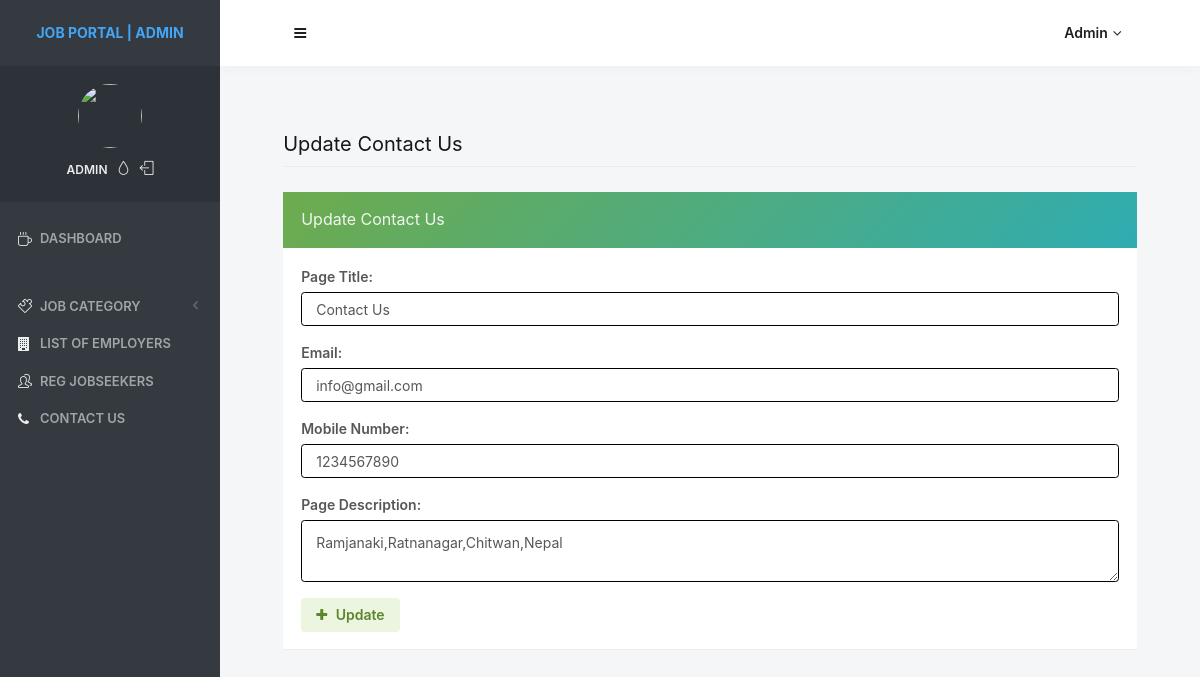
/contactus.php (signed in), run on the app's committed database.
### tables this page shows
CREATE TABLE `tblpages` (
  `ID` int(11) NOT NULL,
  `PageType` varchar(200) DEFAULT NULL,
  `PageTitle` mediumtext DEFAULT NULL,
  `PageDescription` longtext DEFAULT NULL,
  `Email` varchar(200) NOT NULL,
  `MobileNumber` bigint(10) NOT NULL,
  `UpdationDate` timestamp NULL DEFAULT NULL ON UPDATE current_timestamp()
);

### contactus.php (the view, shortened to what this page needs)
<?php
include('includes/dbconnection.php');
if (strlen($_SESSION['jpaid']==0)) {
  header('location:logout.php');
  } else{
  ?>
<!doctype html>
 <html lang="en" class="no-focus">
    <head>
<link rel="stylesheet" id="css-main" href="assets/css/codebase.min.css">
</head>
    <body>
        <div id="page-container" class="sidebar-o sidebar-inverse side-scroll page-header-fixed main-content-narrow">
             <?php include_once('includes/sidebar.php');?>
          <?php include_once('includes/header.php');?>
            <main id="main-container">
                <div class="content">
                    <h2 class="content-heading">Update Contact Us</h2>
                    <div class="row">
                        <div class="col-md-12">
                            <div class="block block-themed">
                                <div class="block-header bg-gd-emerald">
                                    <h3 class="block-title">Update Contact Us</h3>
                                </div>
                                <div class="block-content">
                                    <form method="post">
                                <?php
$sql="SELECT * from  tblpages where PageType='contactus'";
$query = $dbh -> prepare($sql);
$query->execute();
$results=$query->fetchAll(PDO::FETCH_OBJ);
$cnt=1;
if($query->rowCount() > 0)
{
foreach($results as $row)
{               ?>
                                        <div class="form-group row">
                                            <label class="col-12" for="register1-email">Page Title:</label>
                                            <div class="col-12">
                                                 <input type="text" name="pagetitle" id="pagetitle" required="true" value="<?php  echo $row->PageTitle;?>" class="form-control">
                                            </div>
                                        </div>
                                        <div class="form-group row">
                                            <label class="col-12" for="register1-email">Email:</label>
                                            <div class="col-12">
                                                 <input type="text" name="email" id="email" required="true" value="<?php  echo $row->Email;?>" class="form-control">
                                            </div>
                                        </div>
                                        <div class="form-group row">
                                            <label class="col-12" for="register1-email">Mobile Number:</label>
                                            <div class="col-12">
                                                <input type="text" name="mobnum" id="mobnum" required="true" value="<?php  echo $row->MobileNumber;?>" class="form-control" maxlength="10" pattern="[0-9]+">
                                            </div>
                                        </div>
                                        <div class="form-group row">
                                            <label class="col-12" for="register1-email">Page Description:</label>
                                            <div class="col-12">
                                                 <textarea type="text" name="pagedes" class="form-control" required='true'><?php  echo $row->PageDescription;?></textarea>
                                            </div>
                                        </div>
                                        <?php $cnt=$cnt+1;}} ?>
                                        <div class="form-group row">
                                            <div class="col-12">
                                                <button type="submit" class="btn btn-alt-success" name="submit">
                                                    <i class="fa fa-plus mr-5"></i> Update
                                                </button>
                                            </div>
                                        </div>
                                    </form>
                                </div>
                            </div>
                        </div>
                       </div>
                </div>
            </main>
        </div>
    </body>
</html>
<?php }  ?>

### includes/sidebar.php (shortened to what this page needs)
   <nav id="sidebar">
                <div id="sidebar-scroll">
                    <div class="sidebar-content">
                        <div class="content-header content-header-fullrow px-15">
                            <div class="content-header-section text-center align-parent sidebar-mini-hidden">
                                <div class="content-header-item">
                                    <a class="link-effect font-w700" href="dashboard.php">
                                     JOB PORTAL | ADMIN</span>
                                    </a>
                                </div>
                            </div>
                        </div>
                        <div class="content-side content-side-full content-side-user px-10 align-parent">
                            <div class="sidebar-mini-hidden-b text-center">
                                <a class="img-link" href="admin-profile.php">
                                    <img class="img-avatar" src="assets/img/avatars/avatar15.jpg" alt="">
                                </a>
                                <ul class="list-inline mt-10">
                                    <?php
$aid=$_SESSION['jpaid'];
$sql="SELECT AdminName from  tbladmin where ID=:aid";
$query = $dbh -> prepare($sql);
$query->bindParam(':aid',$aid,PDO::PARAM_STR);
$query->execute();
$results=$query->fetchAll(PDO::FETCH_OBJ);
$cnt=1;
if($query->rowCount() > 0)
{
foreach($results as $row)
{               ?>
                                    <li class="list-inline-item">
                                        <a class="link-effect text-dual-primary-dark font-size-xs font-w600 text-uppercase" href="admin-profile.php"><?php  echo $row->AdminName;?></a>
                                    </li><?php $cnt=$cnt+1;}} ?>
                                    <li class="list-inline-item">
                                        <a class="link-effect text-dual-primary-dark" data-toggle="layout" data-action="sidebar_style_inverse_toggle" href="javascript:void(0)">
                                            <i class="si si-drop"></i>
                                        </a>
                                    </li>
                                    <li class="list-inline-item">
                                        <a class="link-effect text-dual-primary-dark" href="logout.php">
                                            <i class="si si-logout"></i>
                                        </a>
                                    </li>
                                </ul>
                            </div>
                        </div>
                        <div class="content-side content-side-full">
                            <ul class="nav-main">
                                <li class="open">
                                    <a href="dashboard.php"><i class="si si-cup"></i><span class="sidebar-mini-hide">Dashboard</span></a>
                                </li>
                                <li class="nav-main-heading"><span class="sidebar-mini-visible">UI</span><span class="sidebar-mini-hidden"></span></li>
                                <li>
                                    <a class="nav-submenu" data-toggle="nav-submenu"><i class="si si-puzzle"></i><span class="sidebar-mini-hide"></span>Job Category</a>
                                </li>
                                <li>
                                    <a href="employer-list.php"><i class="fa fa-building"></i><span class="sidebar-mini-hide">List of Employers</span></a>
                                </li>
                                 <li>
                                    <a href="reg-jobseekers.php"><i class="si si-users"></i><span class="sidebar-mini-hide">Reg Jobseekers</span></a>
                                </li>
                                        <li>
                                            <a href="contactus.php"><i class="fa fa-phone"></i>Contact Us</a>
                                        </li>
                            </ul>
                        </div>
                    </div>
                </div>
            </nav>

### includes/header.php (shortened to what this page needs)
            <header id="page-header">
                <div class="content-header">
                    <div class="content-header-section">
                        <button type="button" class="btn btn-circle btn-dual-secondary" data-toggle="layout" data-action="sidebar_toggle">
                            <i class="fa fa-navicon"></i>
                        </button>
                    </div>
                    <div class="content-header-section">
                        <div class="btn-group" role="group">
                            <?php
$aid=$_SESSION['jpaid'];
$sql="SELECT AdminName from  tbladmin where ID=:aid";
$query = $dbh -> prepare($sql);
$query->bindParam(':aid',$aid,PDO::PARAM_STR);
$query->execute();
$results=$query->fetchAll(PDO::FETCH_OBJ);
$cnt=1;
if($query->rowCount() > 0)
{
foreach($results as $row)
{               ?>
                            <button type="button" class="btn btn-rounded btn-dual-secondary" id="page-header-user-dropdown" data-toggle="dropdown" aria-haspopup="true" aria-expanded="false">
                                <?php  echo $row->AdminName;?><i class="fa fa-angle-down ml-5"></i>
                            </button>
                            <?php $cnt=$cnt+1;}} ?>
                        </div>
                    </div>
                </div>
            </header>

### data on the page
tblpages: pagetitle "Contact Us", email "info@gmail.com", mobnum "1234567890", pagedes "Ramjanaki,Ratnanagar,Chitwan,Nepal"

### other printed values
$row->AdminName "ADMIN"
$row->AdminName "Admin"
